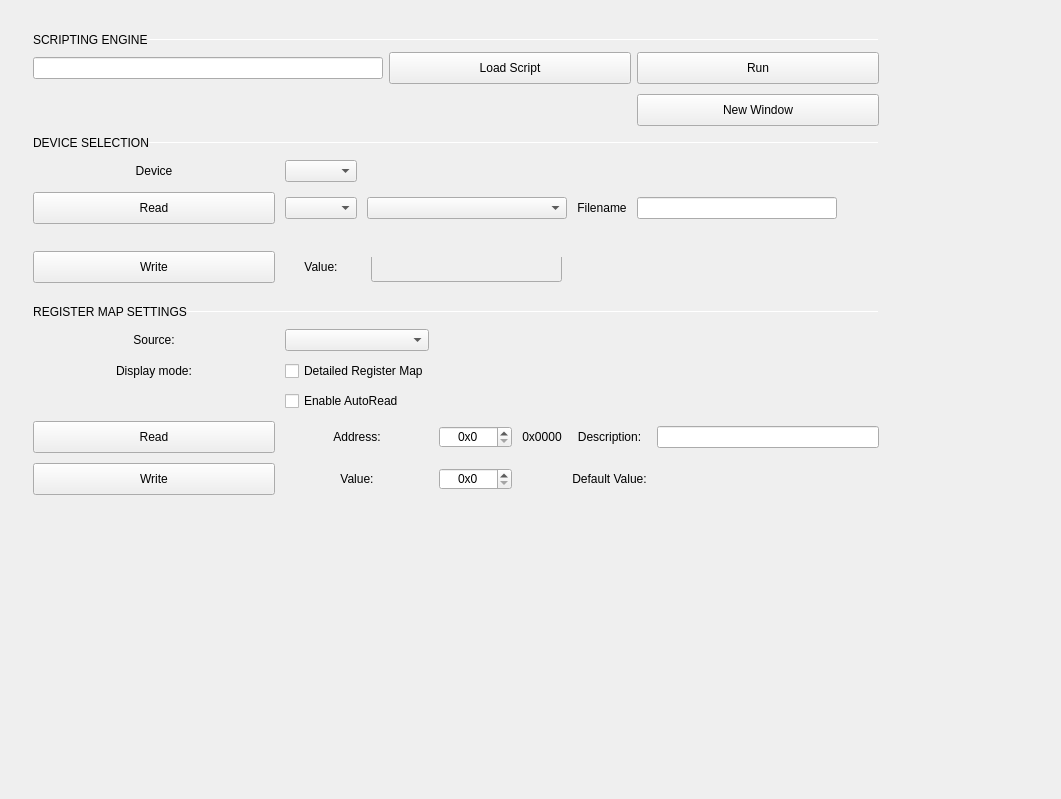
<?xml version="1.0" encoding="UTF-8"?>
<ui version="4.0">
 <class>Debugger</class>
 <widget class="QWidget" name="Debugger">
  <property name="enabled">
   <bool>true</bool>
  </property>
  <property name="geometry">
   <rect>
    <x>0</x>
    <y>0</y>
    <width>1061</width>
    <height>799</height>
   </rect>
  </property>
  <property name="sizePolicy">
   <sizepolicy hsizetype="MinimumExpanding" vsizetype="Fixed">
    <horstretch>0</horstretch>
    <verstretch>0</verstretch>
   </sizepolicy>
  </property>
  <property name="minimumSize">
   <size>
    <width>0</width>
    <height>0</height>
   </size>
  </property>
  <property name="windowTitle">
   <string>MainWindow</string>
  </property>
  <property name="windowOpacity">
   <double>1.000000000000000</double>
  </property>
  <property name="styleSheet">
   <string notr="true">QPushButton
{
  width: 175px;
  height: 30px;
  min-height: 30px;
  max-height: 30px;
  min-width: 240px;
  max-width: 240px;

  font-weight: normal;
  font-style: normal;
  text-align: center;

}

QLabel {
background-color: transparent;
}</string>
  </property>
  <layout class="QVBoxLayout" name="verticalLayout_2">
   <item>
    <widget class="adiscope::DetachDragZone" name="dragContainer" native="true">
     <layout class="QHBoxLayout" name="horizontalLayout_10">
      <property name="spacing">
       <number>0</number>
      </property>
      <property name="bottomMargin">
       <number>0</number>
      </property>
      <item>
       <widget class="QWidget" name="container" native="true">
        <property name="sizePolicy">
         <sizepolicy hsizetype="Preferred" vsizetype="Preferred">
          <horstretch>0</horstretch>
          <verstretch>0</verstretch>
         </sizepolicy>
        </property>
        <property name="styleSheet">
         <string notr="true"/>
        </property>
        <layout class="QVBoxLayout" name="verticalLayout_7">
         <property name="spacing">
          <number>0</number>
         </property>
         <property name="rightMargin">
          <number>9</number>
         </property>
         <item>
          <layout class="QHBoxLayout" name="horizontalLayout_4">
           <property name="spacing">
            <number>0</number>
           </property>
           <property name="topMargin">
            <number>0</number>
           </property>
           <item>
            <widget class="QLabel" name="label_2">
             <property name="sizePolicy">
              <sizepolicy hsizetype="Fixed" vsizetype="Fixed">
               <horstretch>0</horstretch>
               <verstretch>0</verstretch>
              </sizepolicy>
             </property>
             <property name="text">
              <string>SCRIPTING ENGINE</string>
             </property>
             <property name="subsection_label" stdset="0">
              <bool>true</bool>
             </property>
            </widget>
           </item>
           <item>
            <widget class="Line" name="line_2">
             <property name="minimumSize">
              <size>
               <width>0</width>
               <height>1</height>
              </size>
             </property>
             <property name="maximumSize">
              <size>
               <width>16777215</width>
               <height>1</height>
              </size>
             </property>
             <property name="orientation">
              <enum>Qt::Horizontal</enum>
             </property>
             <property name="subsection_line" stdset="0">
              <bool>true</bool>
             </property>
            </widget>
           </item>
          </layout>
         </item>
         <item>
          <widget class="QWidget" name="javascriptWidget" native="true">
           <property name="sizePolicy">
            <sizepolicy hsizetype="Preferred" vsizetype="Preferred">
             <horstretch>0</horstretch>
             <verstretch>0</verstretch>
            </sizepolicy>
           </property>
           <layout class="QHBoxLayout" name="horizontalLayout">
            <property name="leftMargin">
             <number>0</number>
            </property>
            <property name="topMargin">
             <number>5</number>
            </property>
            <property name="rightMargin">
             <number>0</number>
            </property>
            <property name="bottomMargin">
             <number>0</number>
            </property>
            <item>
             <widget class="QLineEdit" name="scriptLocation">
              <property name="text">
               <string extracomment="location to javascript file"/>
              </property>
             </widget>
            </item>
            <item>
             <widget class="QPushButton" name="loadButton">
              <property name="text">
               <string>Load Script</string>
              </property>
              <property name="blue_button" stdset="0">
               <bool>true</bool>
              </property>
             </widget>
            </item>
            <item>
             <widget class="QPushButton" name="runButton">
              <property name="styleSheet">
               <string notr="true"/>
              </property>
              <property name="text">
               <string>Run</string>
              </property>
              <property name="blue_button" stdset="0">
               <bool>true</bool>
              </property>
             </widget>
            </item>
           </layout>
          </widget>
         </item>
         <item>
          <widget class="QWidget" name="DebugWidget_Top" native="true">
           <property name="sizePolicy">
            <sizepolicy hsizetype="Preferred" vsizetype="Preferred">
             <horstretch>0</horstretch>
             <verstretch>0</verstretch>
            </sizepolicy>
           </property>
           <property name="minimumSize">
            <size>
             <width>0</width>
             <height>0</height>
            </size>
           </property>
           <property name="styleSheet">
            <string notr="true"/>
           </property>
           <layout class="QVBoxLayout" name="verticalLayout">
            <property name="spacing">
             <number>0</number>
            </property>
            <property name="sizeConstraint">
             <enum>QLayout::SetDefaultConstraint</enum>
            </property>
            <property name="leftMargin">
             <number>0</number>
            </property>
            <property name="topMargin">
             <number>0</number>
            </property>
            <property name="rightMargin">
             <number>0</number>
            </property>
            <property name="bottomMargin">
             <number>0</number>
            </property>
            <item>
             <layout class="QGridLayout" name="gridLayout_7">
              <property name="sizeConstraint">
               <enum>QLayout::SetDefaultConstraint</enum>
              </property>
              <property name="topMargin">
               <number>10</number>
              </property>
              <property name="bottomMargin">
               <number>10</number>
              </property>
              <property name="spacing">
               <number>10</number>
              </property>
              <item row="3" column="3">
               <widget class="QLabel" name="FilenameLabel">
                <property name="sizePolicy">
                 <sizepolicy hsizetype="Preferred" vsizetype="Fixed">
                  <horstretch>0</horstretch>
                  <verstretch>0</verstretch>
                 </sizepolicy>
                </property>
                <property name="styleSheet">
                 <string notr="true"/>
                </property>
                <property name="text">
                 <string>Filename</string>
                </property>
                <property name="alignment">
                 <set>Qt::AlignCenter</set>
                </property>
               </widget>
              </item>
              <item row="3" column="1">
               <widget class="QComboBox" name="ChannelComboBox"/>
              </item>
              <item row="5" column="2">
               <widget class="QStackedWidget" name="valueStackedWidget">
                <property name="enabled">
                 <bool>false</bool>
                </property>
                <property name="sizePolicy">
                 <sizepolicy hsizetype="Expanding" vsizetype="Expanding">
                  <horstretch>0</horstretch>
                  <verstretch>0</verstretch>
                 </sizepolicy>
                </property>
                <property name="minimumSize">
                 <size>
                  <width>200</width>
                  <height>35</height>
                 </size>
                </property>
                <property name="maximumSize">
                 <size>
                  <width>100</width>
                  <height>20</height>
                 </size>
                </property>
                <property name="currentIndex">
                 <number>0</number>
                </property>
                <widget class="QWidget" name="page_0">
                 <property name="sizePolicy">
                  <sizepolicy hsizetype="Expanding" vsizetype="Expanding">
                   <horstretch>0</horstretch>
                   <verstretch>0</verstretch>
                  </sizepolicy>
                 </property>
                 <widget class="QLineEdit" name="valueLineEdit">
                  <property name="geometry">
                   <rect>
                    <x>4</x>
                    <y>-6</y>
                    <width>191</width>
                    <height>31</height>
                   </rect>
                  </property>
                 </widget>
                </widget>
                <widget class="QWidget" name="page_1">
                 <property name="sizePolicy">
                  <sizepolicy hsizetype="Expanding" vsizetype="Expanding">
                   <horstretch>0</horstretch>
                   <verstretch>0</verstretch>
                  </sizepolicy>
                 </property>
                 <widget class="QComboBox" name="valueComboBox">
                  <property name="geometry">
                   <rect>
                    <x>-2</x>
                    <y>-6</y>
                    <width>201</width>
                    <height>30</height>
                   </rect>
                  </property>
                 </widget>
                </widget>
               </widget>
              </item>
              <item row="3" column="2">
               <widget class="QComboBox" name="AttributeComboBox">
                <property name="styleSheet">
                 <string notr="true"/>
                </property>
               </widget>
              </item>
              <item row="3" column="0">
               <widget class="QPushButton" name="ReadButton">
                <property name="sizePolicy">
                 <sizepolicy hsizetype="Minimum" vsizetype="Fixed">
                  <horstretch>0</horstretch>
                  <verstretch>0</verstretch>
                 </sizepolicy>
                </property>
                <property name="text">
                 <string>Read</string>
                </property>
                <property name="blue_button" stdset="0">
                 <bool>true</bool>
                </property>
               </widget>
              </item>
              <item row="2" column="0">
               <widget class="QLabel" name="DeviceLabel">
                <property name="sizePolicy">
                 <sizepolicy hsizetype="Preferred" vsizetype="Fixed">
                  <horstretch>0</horstretch>
                  <verstretch>0</verstretch>
                 </sizepolicy>
                </property>
                <property name="styleSheet">
                 <string notr="true"/>
                </property>
                <property name="text">
                 <string>Device</string>
                </property>
                <property name="alignment">
                 <set>Qt::AlignCenter</set>
                </property>
               </widget>
              </item>
              <item row="0" column="4">
               <widget class="QPushButton" name="newWindowButton">
                <property name="text">
                 <string>New Window</string>
                </property>
                <property name="blue_button" stdset="0">
                 <bool>true</bool>
                </property>
               </widget>
              </item>
              <item row="5" column="0">
               <widget class="QPushButton" name="WriteButton">
                <property name="text">
                 <string>Write</string>
                </property>
                <property name="blue_button" stdset="0">
                 <bool>true</bool>
                </property>
               </widget>
              </item>
              <item row="2" column="1">
               <widget class="QComboBox" name="DevicecomboBox"/>
              </item>
              <item row="3" column="4">
               <widget class="QLineEdit" name="filenameLineEdit">
                <property name="sizePolicy">
                 <sizepolicy hsizetype="Expanding" vsizetype="Fixed">
                  <horstretch>0</horstretch>
                  <verstretch>0</verstretch>
                 </sizepolicy>
                </property>
                <property name="minimumSize">
                 <size>
                  <width>0</width>
                  <height>0</height>
                 </size>
                </property>
                <property name="maximumSize">
                 <size>
                  <width>200</width>
                  <height>16777215</height>
                 </size>
                </property>
                <property name="styleSheet">
                 <string notr="true"/>
                </property>
                <property name="readOnly">
                 <bool>true</bool>
                </property>
               </widget>
              </item>
              <item row="5" column="1">
               <widget class="QLabel" name="ValueLabel">
                <property name="sizePolicy">
                 <sizepolicy hsizetype="Preferred" vsizetype="Fixed">
                  <horstretch>0</horstretch>
                  <verstretch>0</verstretch>
                 </sizepolicy>
                </property>
                <property name="layoutDirection">
                 <enum>Qt::LeftToRight</enum>
                </property>
                <property name="text">
                 <string>Value:</string>
                </property>
                <property name="alignment">
                 <set>Qt::AlignCenter</set>
                </property>
               </widget>
              </item>
              <item row="4" column="1">
               <spacer name="verticalSpacer_2">
                <property name="orientation">
                 <enum>Qt::Vertical</enum>
                </property>
                <property name="sizeType">
                 <enum>QSizePolicy::Fixed</enum>
                </property>
                <property name="sizeHint" stdset="0">
                 <size>
                  <width>20</width>
                  <height>16</height>
                 </size>
                </property>
               </spacer>
              </item>
              <item row="1" column="0" colspan="5">
               <layout class="QHBoxLayout" name="horizontalLayout_5">
                <property name="spacing">
                 <number>0</number>
                </property>
                <item>
                 <widget class="QLabel" name="DeviceSelectionLabel">
                  <property name="sizePolicy">
                   <sizepolicy hsizetype="Fixed" vsizetype="Fixed">
                    <horstretch>0</horstretch>
                    <verstretch>0</verstretch>
                   </sizepolicy>
                  </property>
                  <property name="text">
                   <string>DEVICE SELECTION</string>
                  </property>
                  <property name="alignment">
                   <set>Qt::AlignCenter</set>
                  </property>
                  <property name="subsection_label" stdset="0">
                   <bool>true</bool>
                  </property>
                 </widget>
                </item>
                <item>
                 <widget class="Line" name="line_3">
                  <property name="minimumSize">
                   <size>
                    <width>0</width>
                    <height>1</height>
                   </size>
                  </property>
                  <property name="maximumSize">
                   <size>
                    <width>16777215</width>
                    <height>1</height>
                   </size>
                  </property>
                  <property name="orientation">
                   <enum>Qt::Horizontal</enum>
                  </property>
                  <property name="subsection_line" stdset="0">
                   <bool>true</bool>
                  </property>
                 </widget>
                </item>
               </layout>
              </item>
             </layout>
            </item>
           </layout>
          </widget>
         </item>
         <item>
          <widget class="QWidget" name="DebugWidget_Bottom" native="true">
           <property name="minimumSize">
            <size>
             <width>0</width>
             <height>0</height>
            </size>
           </property>
           <property name="styleSheet">
            <string notr="true"/>
           </property>
           <layout class="QVBoxLayout" name="verticalLayout_8">
            <property name="spacing">
             <number>0</number>
            </property>
            <property name="sizeConstraint">
             <enum>QLayout::SetDefaultConstraint</enum>
            </property>
            <property name="leftMargin">
             <number>0</number>
            </property>
            <property name="topMargin">
             <number>0</number>
            </property>
            <property name="rightMargin">
             <number>0</number>
            </property>
            <property name="bottomMargin">
             <number>0</number>
            </property>
            <item>
             <layout class="QGridLayout" name="gridLayout_8">
              <property name="sizeConstraint">
               <enum>QLayout::SetDefaultConstraint</enum>
              </property>
              <property name="topMargin">
               <number>10</number>
              </property>
              <property name="bottomMargin">
               <number>10</number>
              </property>
              <property name="spacing">
               <number>10</number>
              </property>
              <item row="2" column="1">
               <widget class="QCheckBox" name="detailedRegMapCheckBox">
                <property name="text">
                 <string>Detailed Register Map</string>
                </property>
               </widget>
              </item>
              <item row="5" column="1">
               <widget class="QLabel" name="addressLabel">
                <property name="sizePolicy">
                 <sizepolicy hsizetype="Preferred" vsizetype="Fixed">
                  <horstretch>0</horstretch>
                  <verstretch>0</verstretch>
                 </sizepolicy>
                </property>
                <property name="text">
                 <string>Address:</string>
                </property>
                <property name="alignment">
                 <set>Qt::AlignCenter</set>
                </property>
               </widget>
              </item>
              <item row="5" column="3">
               <widget class="QLabel" name="addressHexLabel">
                <property name="sizePolicy">
                 <sizepolicy hsizetype="Preferred" vsizetype="Fixed">
                  <horstretch>0</horstretch>
                  <verstretch>0</verstretch>
                 </sizepolicy>
                </property>
                <property name="text">
                 <string>0x0000</string>
                </property>
                <property name="alignment">
                 <set>Qt::AlignCenter</set>
                </property>
               </widget>
              </item>
              <item row="1" column="1">
               <widget class="QComboBox" name="sourceComboBox"/>
              </item>
              <item row="2" column="0">
               <widget class="QLabel" name="displayModeLabel">
                <property name="sizePolicy">
                 <sizepolicy hsizetype="Preferred" vsizetype="Fixed">
                  <horstretch>0</horstretch>
                  <verstretch>0</verstretch>
                 </sizepolicy>
                </property>
                <property name="text">
                 <string>Display mode:</string>
                </property>
                <property name="alignment">
                 <set>Qt::AlignCenter</set>
                </property>
               </widget>
              </item>
              <item row="6" column="3">
               <widget class="QLabel" name="valueHexLabel">
                <property name="sizePolicy">
                 <sizepolicy hsizetype="Preferred" vsizetype="Fixed">
                  <horstretch>0</horstretch>
                  <verstretch>0</verstretch>
                 </sizepolicy>
                </property>
                <property name="text">
                 <string>&lt;value&gt;</string>
                </property>
                <property name="alignment">
                 <set>Qt::AlignCenter</set>
                </property>
               </widget>
              </item>
              <item row="5" column="2">
               <widget class="QSpinBox" name="addressSpinBox">
                <property name="alignment">
                 <set>Qt::AlignCenter</set>
                </property>
                <property name="prefix">
                 <string>0x</string>
                </property>
                <property name="maximum">
                 <number>65535</number>
                </property>
                <property name="value">
                 <number>0</number>
                </property>
                <property name="displayIntegerBase">
                 <number>16</number>
                </property>
               </widget>
              </item>
              <item row="5" column="0">
               <widget class="QPushButton" name="readRegPushButton">
                <property name="text">
                 <string>Read</string>
                </property>
                <property name="blue_button" stdset="0">
                 <bool>true</bool>
                </property>
               </widget>
              </item>
              <item row="5" column="4">
               <widget class="QLabel" name="descriptionLabel">
                <property name="sizePolicy">
                 <sizepolicy hsizetype="Preferred" vsizetype="Fixed">
                  <horstretch>0</horstretch>
                  <verstretch>0</verstretch>
                 </sizepolicy>
                </property>
                <property name="text">
                 <string>Description:</string>
                </property>
                <property name="alignment">
                 <set>Qt::AlignCenter</set>
                </property>
               </widget>
              </item>
              <item row="6" column="4">
               <widget class="QLabel" name="defaultValueLabel">
                <property name="sizePolicy">
                 <sizepolicy hsizetype="Preferred" vsizetype="Fixed">
                  <horstretch>0</horstretch>
                  <verstretch>0</verstretch>
                 </sizepolicy>
                </property>
                <property name="text">
                 <string>Default Value:</string>
                </property>
                <property name="alignment">
                 <set>Qt::AlignCenter</set>
                </property>
               </widget>
              </item>
              <item row="6" column="2">
               <widget class="QSpinBox" name="valueSpinBox">
                <property name="alignment">
                 <set>Qt::AlignCenter</set>
                </property>
                <property name="prefix">
                 <string>0x</string>
                </property>
                <property name="maximum">
                 <number>429496729</number>
                </property>
                <property name="displayIntegerBase">
                 <number>16</number>
                </property>
               </widget>
              </item>
              <item row="6" column="0">
               <widget class="QPushButton" name="writeRegPushButton">
                <property name="text">
                 <string>Write</string>
                </property>
                <property name="blue_button" stdset="0">
                 <bool>true</bool>
                </property>
               </widget>
              </item>
              <item row="6" column="1">
               <widget class="QLabel" name="label">
                <property name="sizePolicy">
                 <sizepolicy hsizetype="Preferred" vsizetype="Fixed">
                  <horstretch>0</horstretch>
                  <verstretch>0</verstretch>
                 </sizepolicy>
                </property>
                <property name="text">
                 <string>Value:</string>
                </property>
                <property name="alignment">
                 <set>Qt::AlignCenter</set>
                </property>
               </widget>
              </item>
              <item row="1" column="0">
               <widget class="QLabel" name="sourceLabel">
                <property name="sizePolicy">
                 <sizepolicy hsizetype="Preferred" vsizetype="Fixed">
                  <horstretch>0</horstretch>
                  <verstretch>0</verstretch>
                 </sizepolicy>
                </property>
                <property name="text">
                 <string>Source:</string>
                </property>
                <property name="alignment">
                 <set>Qt::AlignCenter</set>
                </property>
               </widget>
              </item>
              <item row="5" column="5">
               <widget class="QLineEdit" name="descriptionLineEdit">
                <property name="minimumSize">
                 <size>
                  <width>0</width>
                  <height>0</height>
                 </size>
                </property>
                <property name="readOnly">
                 <bool>true</bool>
                </property>
               </widget>
              </item>
              <item row="3" column="1">
               <widget class="QCheckBox" name="enableAutoReadCheckBox">
                <property name="minimumSize">
                 <size>
                  <width>0</width>
                  <height>0</height>
                 </size>
                </property>
                <property name="layoutDirection">
                 <enum>Qt::LeftToRight</enum>
                </property>
                <property name="text">
                 <string>Enable AutoRead</string>
                </property>
                <property name="checked">
                 <bool>false</bool>
                </property>
                <property name="tristate">
                 <bool>false</bool>
                </property>
               </widget>
              </item>
              <item row="0" column="0" colspan="6">
               <layout class="QHBoxLayout" name="horizontalLayout_3">
                <property name="spacing">
                 <number>0</number>
                </property>
                <property name="topMargin">
                 <number>0</number>
                </property>
                <item>
                 <widget class="QLabel" name="regMapSettingsLabel">
                  <property name="sizePolicy">
                   <sizepolicy hsizetype="Fixed" vsizetype="Fixed">
                    <horstretch>0</horstretch>
                    <verstretch>0</verstretch>
                   </sizepolicy>
                  </property>
                  <property name="text">
                   <string>REGISTER MAP SETTINGS</string>
                  </property>
                  <property name="alignment">
                   <set>Qt::AlignCenter</set>
                  </property>
                  <property name="subsection_label" stdset="0">
                   <bool>true</bool>
                  </property>
                 </widget>
                </item>
                <item>
                 <widget class="Line" name="line">
                  <property name="minimumSize">
                   <size>
                    <width>0</width>
                    <height>1</height>
                   </size>
                  </property>
                  <property name="maximumSize">
                   <size>
                    <width>16777212</width>
                    <height>1</height>
                   </size>
                  </property>
                  <property name="orientation">
                   <enum>Qt::Horizontal</enum>
                  </property>
                  <property name="subsection_line" stdset="0">
                   <bool>true</bool>
                  </property>
                 </widget>
                </item>
               </layout>
              </item>
             </layout>
            </item>
           </layout>
          </widget>
         </item>
         <item>
          <widget class="QWidget" name="widget" native="true">
           <property name="sizePolicy">
            <sizepolicy hsizetype="Preferred" vsizetype="MinimumExpanding">
             <horstretch>0</horstretch>
             <verstretch>0</verstretch>
            </sizepolicy>
           </property>
           <property name="minimumSize">
            <size>
             <width>0</width>
             <height>170</height>
            </size>
           </property>
           <property name="styleSheet">
            <string notr="true"/>
           </property>
           <layout class="QHBoxLayout" name="horizontalLayout_9">
            <property name="spacing">
             <number>0</number>
            </property>
            <property name="sizeConstraint">
             <enum>QLayout::SetDefaultConstraint</enum>
            </property>
            <property name="leftMargin">
             <number>0</number>
            </property>
            <property name="topMargin">
             <number>0</number>
            </property>
            <property name="rightMargin">
             <number>0</number>
            </property>
            <property name="bottomMargin">
             <number>0</number>
            </property>
           </layout>
          </widget>
         </item>
         <item>
          <spacer name="verticalSpacer">
           <property name="orientation">
            <enum>Qt::Vertical</enum>
           </property>
           <property name="sizeType">
            <enum>QSizePolicy::MinimumExpanding</enum>
           </property>
           <property name="sizeHint" stdset="0">
            <size>
             <width>0</width>
             <height>5</height>
            </size>
           </property>
          </spacer>
         </item>
        </layout>
       </widget>
      </item>
      <item>
       <spacer name="horizontalSpacer">
        <property name="orientation">
         <enum>Qt::Horizontal</enum>
        </property>
        <property name="sizeHint" stdset="0">
         <size>
          <width>27</width>
          <height>20</height>
         </size>
        </property>
       </spacer>
      </item>
     </layout>
    </widget>
   </item>
  </layout>
 </widget>
 <layoutdefault spacing="6" margin="11"/>
 <customwidgets>
  <customwidget>
   <class>adiscope::DetachDragZone</class>
   <extends>QWidget</extends>
   <header>gui/detachdragzone.h</header>
   <container>1</container>
  </customwidget>
 </customwidgets>
 <resources/>
 <connections/>
</ui>
